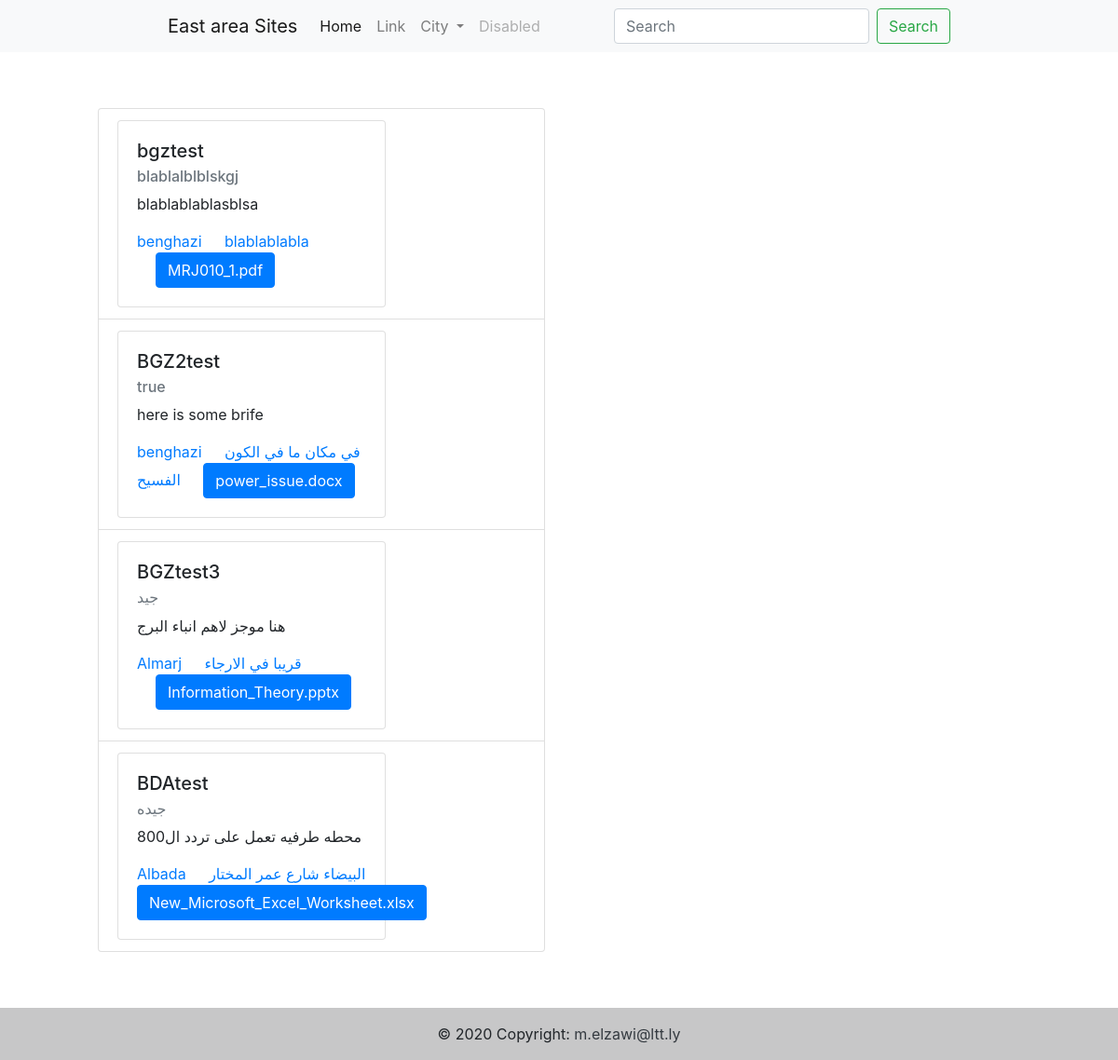
Screenshot of /eastsites/ with the database file from the repository.
### eastsites/models.py (models this page shows)
class Eastsites(models.Model):
    siteName = models.CharField(max_length=100)
    cellIds = models.JSONField()
    siteAddress = models.TextField()
    location = models.JSONField()
    siteFiles = models.FileField()
    siteConditions = models.TextField()
    siteBriaf = models.TextField()
    siteState = models.TextField()
    siteOwner = models.TextField()
    sitecity = models.TextField()
    siteProvider = models.TextField()
    sitFiberNode = models.TextField()

### eastsites/views.py (the view)
# urls.py: path("", views.index, name='index'),
def index(request):
    context = {}
    query = ''
    if request.GET:
        query = request.GET['q']
        context['query'] = str(query)
    bgzsites = getSiteWithCellId(query)
    print(bgzsites[0])
    tooltip = 'Click For More Info'
    if len(bgzsites[0]):
        m = folium.Map(width=600, height=300,location=[bgzsites[0][0].location[0],bgzsites[0][0].location[1]], zoom_start=7)
        for i in range(0,len(bgzsites[0])):
            folium.Marker([bgzsites[0][i].location[0], bgzsites[0][i].location[1]], popup=bgzsites[0][i].siteName).add_to(m)
    m = m._repr_html_()
    context = {'bgzsites':bgzsites[0],'MAP':m}
    return render(request, 'eastsites/index.html',context)

### eastsites/views.py (called while the page is built)
def getSiteWithCellId(query=None):
    queryset = []
    siteCellId = Eastsites.objects.filter(cellIds__icontains = query)
    queryset.append(siteCellId)
    return list(set(queryset))

### templates/eastsites/index.html (shortened to what this page needs)
{% extends 'base.html' %}
{% block content %}
<div class="container">
  <div class="row">
    <div class="col">
<div class="list-group">
{% if bgzsites %}
{% for bgzsite in bgzsites %}
    <div class="list-group-item">
      <div class="card" style="width: 18rem;">
        <div class="card-body">
          <h5 class="card-title">{{bgzsite.siteName}}</h5>
          <h6 class="card-subtitle mb-2 text-muted">{{bgzsite.siteState}}</h6>
          <p class="card-text">{{bgzsite.siteBriaf}}</p>
          <a href="#" class="card-link">{{bgzsite.sitecity}}</a>
          <a href="#" class="card-link">{{bgzsite.siteAddress}}</a>
          <a href="{{bgzsite.siteFiles.url}}" class="card-link" download>
            <button type="button" class="btn btn-primary">{{bgzsite.siteFiles}}</button>
          </a>
        </div>
      </div>
    </div>
{% endfor %}
{% else %}
<h1> there is no results for "{{query}}"</h1>
{% endif %}
</div>
</div>
<div class="col-6">
</div>
</div>
</div>
{% endblock %}

### templates/base.html (shortened to what this page needs)
<!DOCTYPE html>
<html lang="en">
<head>
    <link
      rel="stylesheet"
      href="https://stackpath.bootstrapcdn.com/bootstrap/4.3.1/css/bootstrap.min.css"
    />
<link href='https://api.mapbox.com/mapbox-gl-js/v1.12.0/mapbox-gl.css' rel='stylesheet' />
</head>
<body>
  <nav class="navbar navbar-expand-lg navbar-light bg-light" style="padding-left: 15%;padding-right: 15%;">
    <a class="navbar-brand" href="{% url 'eastsites:index'%}">East area Sites</a>
    <div class="collapse navbar-collapse" id="navbarSupportedContent">
      <ul class="navbar-nav mr-auto">
        <li class="nav-item active">
          <a class="nav-link" href="#">Home <span class="sr-only">(current)</span></a>
        </li>
        <li class="nav-item">
          <a class="nav-link" href="#">Link</a>
        </li>
        <li class="nav-item dropdown">
          <a class="nav-link dropdown-toggle" href="#" id="navbarDropdown" role="button" data-toggle="dropdown" aria-haspopup="true" aria-expanded="false">
            City
          </a>
        </li>
        <li class="nav-item">
          <a class="nav-link disabled" href="#">Disabled</a>
        </li>
      </ul>
      <form method="GET" action="" class="form-inline my-2 my-lg-0">
        <input class="form-control mr-sm-2" id="id_q" name="q" type="search" placeholder="Search" aria-label="Search">
        <button class="btn btn-outline-success my-2 my-sm-0" type="submit">Search</button>
      </form>
    </div>
  </nav>
    <div class="container" style="padding: 5%;">
            {% block content %}{% endblock %}
    </div>
    <footer class="bg-light text-center text-lg-start">
      <div class="text-center p-3" style="background-color: rgba(0, 0, 0, 0.2)">
        © 2020 Copyright:
        <a class="text-dark" href="https://mdbootstrap.com/">m.elzawi@ltt.ly</a>
      </div>
    </footer>
</body>
</html>

### rows the page displays
Eastsites: siteName "bgztest", siteState "blablalblblskgj", siteBriaf "blablablablasblsa", sitecity "benghazi", siteAddress "blablablabla", siteFiles "MRJ010_1.pdf"
Eastsites: siteName "BGZ2test", siteState "true", siteBriaf "here is some brife", sitecity "benghazi", siteAddress "في مكان ما في الكون الفسيح", siteFiles "power_issue.docx"
Eastsites: siteName "BGZtest3", siteState "جيد", siteBriaf "هنا موجز لاهم انباء البرج", sitecity "Almarj", siteAddress "قريبا في الارجاء", siteFiles "Information_Theory.pptx"
Eastsites: siteName "BDAtest", siteState "جيده", siteBriaf "محطه طرفيه تعمل على تردد ال800", sitecity "Albada", siteAddress "البيضاء شارع عمر المختار", siteFiles "New_Microsoft_Excel_Worksheet.xlsx"
